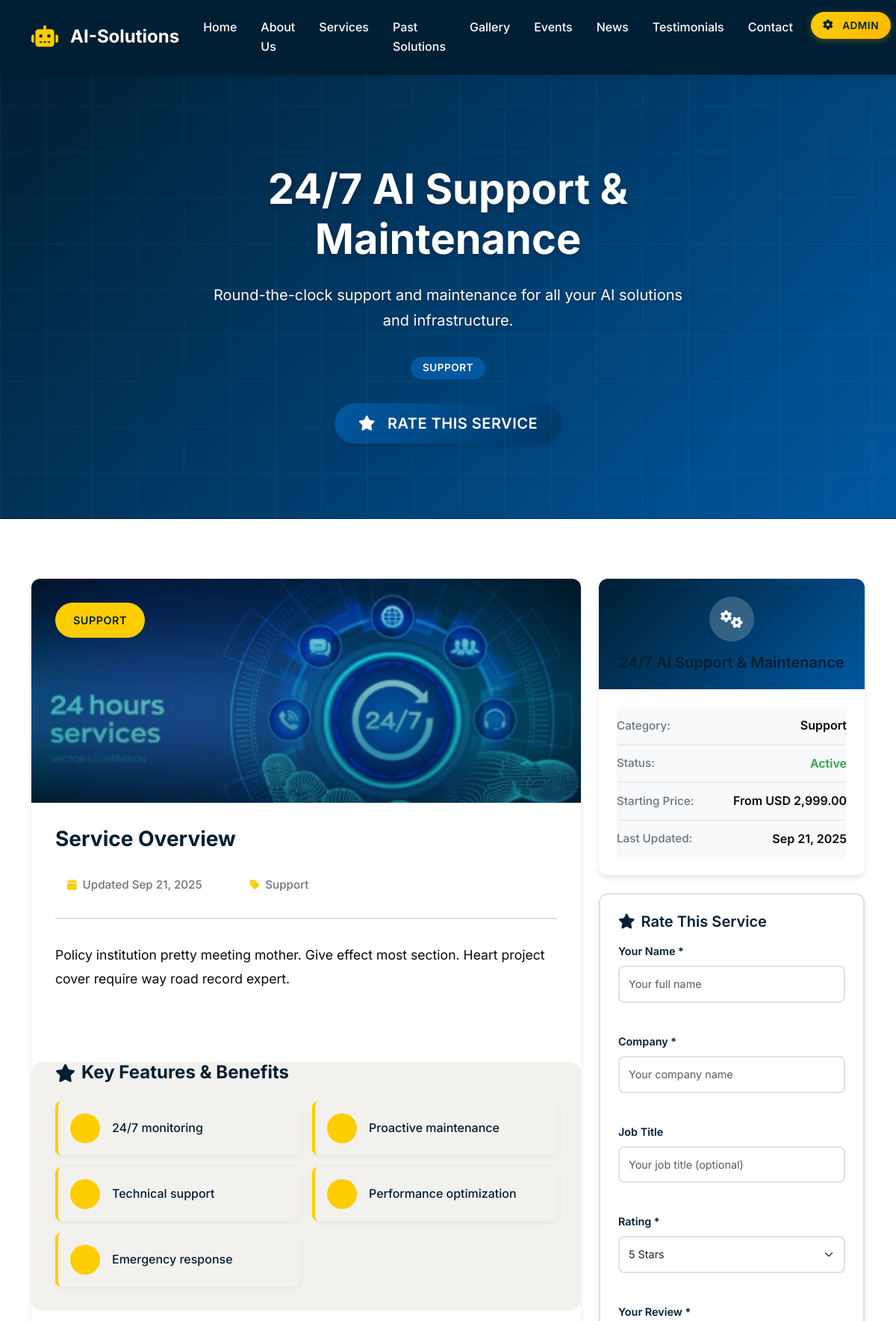
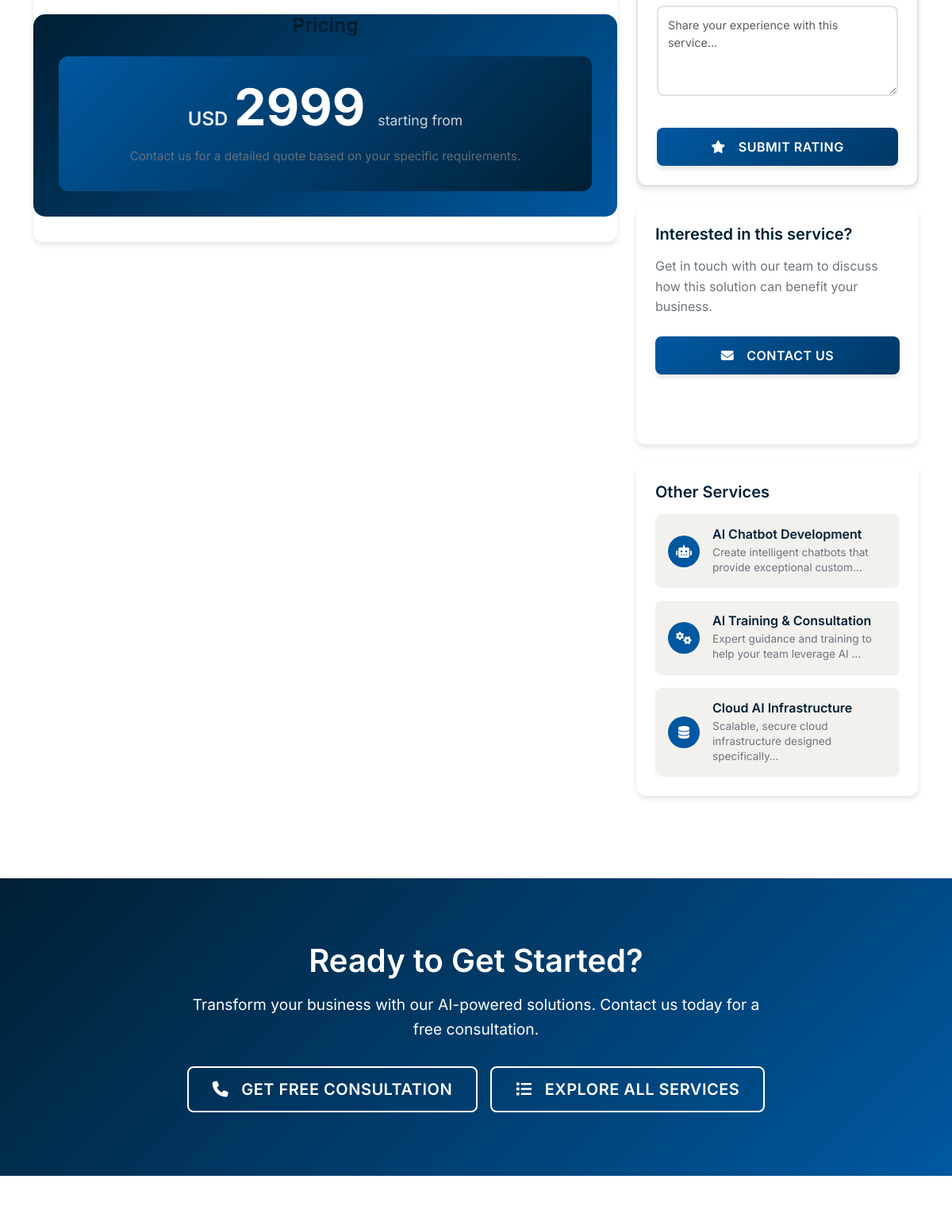
The app's page /services/247-ai-support-maintenance/ (upper part) with its own data (2 pictures, top to bottom).
### services/models.py (models this page shows, shortened)
class Service(models.Model):
    CATEGORY_CHOICES = [
        ('ai_solutions', 'AI Solutions'),
        ('automation', 'Automation'),
        ('data_analytics', 'Data Analytics'),
        ('machine_learning', 'Machine Learning'),
        ('consulting', 'Consulting'),
        ('integration', 'Integration'),
        ('support', 'Support'),
        ('other', 'Other'),
    ]
    title = models.CharField(max_length=200, help_text="Service title")
    slug = models.SlugField(max_length=200, unique=True, help_text="URL-friendly version of title")
    description = models.TextField(help_text="Service description")
    short_description = models.CharField(
        max_length=300,
        help_text="Short service description for cards"
    )
    icon = models.CharField(
        max_length=50,
        help_text="Font Awesome icon class (e.g., 'fas fa-robot')"
    )
    category = models.CharField(
        max_length=50,
        choices=CATEGORY_CHOICES,
        default='other',
        help_text="Service category"
    )
    features = models.TextField(
        help_text="JSON string of features list",
        default='[]'
    )
    is_featured = models.BooleanField(default=False, help_text="Show in featured section")
    is_active = models.BooleanField(default=True, help_text="Whether service is currently offered")
    price_starting_from = models.DecimalField(
        max_digits=10,
        decimal_places=2,
        null=True,
        blank=True,
        help_text="Starting price for the service"
    )
    currency = models.CharField(max_length=3, default='USD', help_text="Currency code")
    image = models.ImageField(
        upload_to='services/',
        blank=True,
        help_text="Service image"
    )
    created_at = models.DateTimeField(auto_now_add=True, help_text="When the service was created")
    updated_at = models.DateTimeField(auto_now=True, help_text="When the service was last updated")
    class Meta:
        verbose_name = "Service"
        verbose_name_plural = "Services"
        ordering = ['title']
    @property
    def features_list(self):
        try:
            return json.loads(self.features)
        except (json.JSONDecodeError, TypeError):
            return []
    @property
    def formatted_price(self):
        if self.price_starting_from:
            return f"From {self.currency} {self.price_starting_from:,.2f}"
        return "Contact for pricing"

### services/views.py (the view)
# urls.py: path('<slug:slug>/', views.service_detail_view, name='service_detail'),
def service_detail_view(request, slug):
    service = get_object_or_404(Service, slug=slug, is_active=True)
    related_services = Service.objects.filter(
        category=service.category,
        is_active=True
    ).exclude(id=service.id)[:3]
    service_testimonials = Testimonial.objects.filter(
        service=service,
        is_approved=True
    ).order_by('-created_at')[:5]
    if request.method == 'POST':
        form = ServiceRatingForm(request.POST)
        if form.is_valid():
            testimonial = form.save(commit=False)
            testimonial.service = service
            testimonial.is_approved = False  # Require approval
            testimonial.save()
            messages.success(request, 'Thank you for your rating! Your review will be published after approval.')
            return redirect('services:service_detail', slug=service.slug)
    else:
        form = ServiceRatingForm()
    avg_rating = service_testimonials.aggregate(
        avg_rating=models.Avg('rating')
    )['avg_rating'] or 0
    context = {
        'service': service,
        'related_services': related_services,
        'service_testimonials': service_testimonials,
        'rating_form': form,
        'avg_rating': round(avg_rating, 1) if avg_rating else 0,
        'total_ratings': service_testimonials.count(),
        'page_title': service.title,
        'page_description': service.short_description,
    }
    return render(request, 'services/service_detail.html', context)

### templates/services/service_detail.html (shortened to what this page needs)
{% extends 'base.html' %}
{% load static %}
{% block content %}
<section class="hero-section">
    <div class="container">
        <div class="row justify-content-center">
            <div class="col-lg-10 col-xl-8 text-center">
                <h1 class="hero-title">{{ service.title }}</h1>
                <p class="hero-subtitle">
                    {{ service.short_description }}
                </p>
                <div class="hero-badges">
                    <span class="badge badge-category">{{ service.get_category_display }}</span>
                </div>
                <div class="hero-actions">
                    <a href="{% url 'testimonials:submit_testimonial_service' service.id %}" class="btn btn-primary btn-lg">
                        <i class="fas fa-star me-2"></i>Rate This Service
                    </a>
                </div>
            </div>
        </div>
    </div>
</section>
<section class="section">
    <div class="container">
        <div class="row">
            <div class="col-lg-8">
                <div class="service-detail-card">
                    {% if service.image %}
                    <div class="service-image-container">
                        <img src="{{ service.image.url }}" alt="{{ service.title }}" class="service-image">
                        <div class="image-overlay">
                            <div class="service-badges">
                                <span class="category-badge">{{ service.get_category_display }}</span>
                            </div>
                        </div>
                    </div>
                    {% endif %}
                    <div class="service-content">
                        <div class="content-header">
                            <h2 class="content-title">Service Overview</h2>
                            <div class="service-meta">
                                <span class="meta-item">
                                    <i class="fas fa-calendar"></i>
                                    Updated {{ service.updated_at|date:"M d, Y" }}
                                </span>
                                <span class="meta-item">
                                    <i class="fas fa-tag"></i>
                                    {{ service.get_category_display }}
                                </span>
                            </div>
                        </div>
                        <div class="service-description">
                            {{ service.description|safe }}
                        </div>
                    </div>
                    {% if service.features_list %}
                    <div class="service-features">
                        <h3 class="features-title">
                            <i class="fas fa-star me-2"></i>Key Features & Benefits
                        </h3>
                        <div class="features-grid">
                            {% for feature in service.features_list %}
                            <div class="feature-item">
                                <div class="feature-icon">
                                    <i class="fas fa-check-circle"></i>
                                </div>
                                <div class="feature-content">
                                    <span class="feature-text">{{ feature }}</span>
                                </div>
                            </div>
                            {% endfor %}
                        </div>
                    </div>
                    {% endif %}
                    {% if service.price_starting_from %}
                    <div class="service-pricing">
                        <h3 class="pricing-title">Pricing</h3>
                        <div class="pricing-card">
                            <div class="pricing-amount">
                                <span class="currency">{{ service.currency }}</span>
                                <span class="amount">{{ service.price_starting_from|floatformat:0 }}</span>
                                <span class="period">starting from</span>
                            </div>
                            <p class="pricing-note">Contact us for a detailed quote based on your specific requirements.</p>
                        </div>
                    </div>
                    {% endif %}
                </div>
            </div>
            <div class="col-lg-4">
                <div class="service-sidebar">
                    <div class="info-card">
                        <div class="info-header">
                            <div class="service-icon-large">
                                <i class="{{ service.icon }}"></i>
                            </div>
                            <h4 class="info-title">{{ service.title }}</h4>
                        </div>
                        <div class="info-details">
                            <div class="info-item">
                                <span class="info-label">Category:</span>
                                <span class="info-value">{{ service.get_category_display }}</span>
                            </div>
                            <div class="info-item">
                                <span class="info-label">Status:</span>
                                <span class="info-value status-active">Active</span>
                            </div>
                            {% if service.price_starting_from %}
                            <div class="info-item">
                                <span class="info-label">Starting Price:</span>
                                <span class="info-value">{{ service.formatted_price }}</span>
                            </div>
                            {% endif %}
                            <div class="info-item">
                                <span class="info-label">Last Updated:</span>
                                <span class="info-value">{{ service.updated_at|date:"M d, Y" }}</span>
                            </div>
                        </div>
                    </div>
                    <div class="rating-card">
                        <h4 class="rating-title">
                            <i class="fas fa-star me-2"></i>Rate This Service
                        </h4>
                        <form method="post" class="rating-form">
                            <div class="form-group">
                                <label for="{{ rating_form.customer_name.id_for_label }}">Your Name *</label>
                                {{ rating_form.customer_name }}
                            </div>
                            <div class="form-group">
                                <label for="{{ rating_form.company.id_for_label }}">Company *</label>
                                {{ rating_form.company }}
                            </div>
                            <div class="form-group">
                                <label for="{{ rating_form.job_title.id_for_label }}">Job Title</label>
                                {{ rating_form.job_title }}
                            </div>
                            <div class="form-group">
                                <label for="{{ rating_form.rating.id_for_label }}">Rating *</label>
                                {{ rating_form.rating }}
                            </div>
                            <div class="form-group">
                                <label for="{{ rating_form.content.id_for_label }}">Your Review *</label>
                                {{ rating_form.content }}
                            </div>
                            <button type="submit" class="btn btn-primary btn-block">
                                <i class="fas fa-star me-2"></i>Submit Rating
                            </button>
                        </form>
                    </div>
                    <div class="cta-card">
                        <h4 class="cta-title">Interested in this service?</h4>
                        <p class="cta-description">
                            Get in touch with our team to discuss how this solution can benefit your business.
                        </p>
                        <div class="cta-buttons">
                            <a href="{% url 'contact:contact' %}" class="btn btn-primary btn-block">
                                <i class="fas fa-envelope me-2"></i>
                                Contact Us
                            </a>
                            <a href="{% url 'services:services' %}" class="btn btn-outline-primary btn-block">
                                <i class="fas fa-arrow-left me-2"></i>
                            </a>
                        </div>
                    </div>
                    <div class="related-services">
                        <h4 class="related-title">Other Services</h4>
                        <div class="related-list">
                            {% for related_service in related_services %}
                            <a href="{% url 'services:service_detail' related_service.slug %}" class="related-item">
                                <div class="related-icon">
                                    <i class="{{ related_service.icon }}"></i>
                                </div>
                                <div class="related-content">
                                    <h5 class="related-name">{{ related_service.title }}</h5>
                                    <p class="related-desc">{{ related_service.short_description|truncatechars:60 }}</p>
                                </div>
                            </a>
                            {% endfor %}
                        </div>
                    </div>
                </div>
            </div>
        </div>
    </div>
</section>
<section class="section bg-gradient-primary">
    <div class="container">
        <div class="row">
            <div class="col-lg-8 mx-auto text-center">
                <h2 class="cta-section-title">Ready to Get Started?</h2>
                <p class="cta-section-description">
                    Transform your business with our AI-powered solutions. Contact us today for a free consultation.
                </p>
                <div class="cta-section-buttons">
                    <a href="{% url 'contact:contact' %}" class="btn btn-outline-primary btn-lg">
                        <i class="fas fa-phone me-2"></i>
                        Get Free Consultation
                    </a>
                    <a href="{% url 'services:services' %}" class="btn btn-outline-primary btn-lg">
                        <i class="fas fa-list me-2"></i>
                        Explore All Services
                    </a>
                </div>
            </div>
        </div>
    </div>
</section>
{% endblock %}

### records on screen
Service: title "24/7 AI Support & Maintenance", short_description "Round-the-clock support and maintenance for all your AI solutions and infrastructure.", category "SUPPORT", image (picture), updated_at "Sep 21, 2025", category "Support", description "Policy institution pretty meeting mother. Give effect most section. Heart project cover require way road record expert.", currency "USD", price_starting_from "2999", formatted_price "From USD 2,999.00"
Service: title "AI Chatbot Development", short_description "Create intelligent chatbots that provide exceptional custom…"
Service: title "AI Training & Consultation", short_description "Expert guidance and training to help your team leverage AI …"
Service: title "Cloud AI Infrastructure", short_description "Scalable, secure cloud infrastructure designed specifically…"

### other values on screen
{{ feature }} "24/7 monitoring" "Proactive maintenance" "Technical support" "Performance optimization" "Emergency response"
